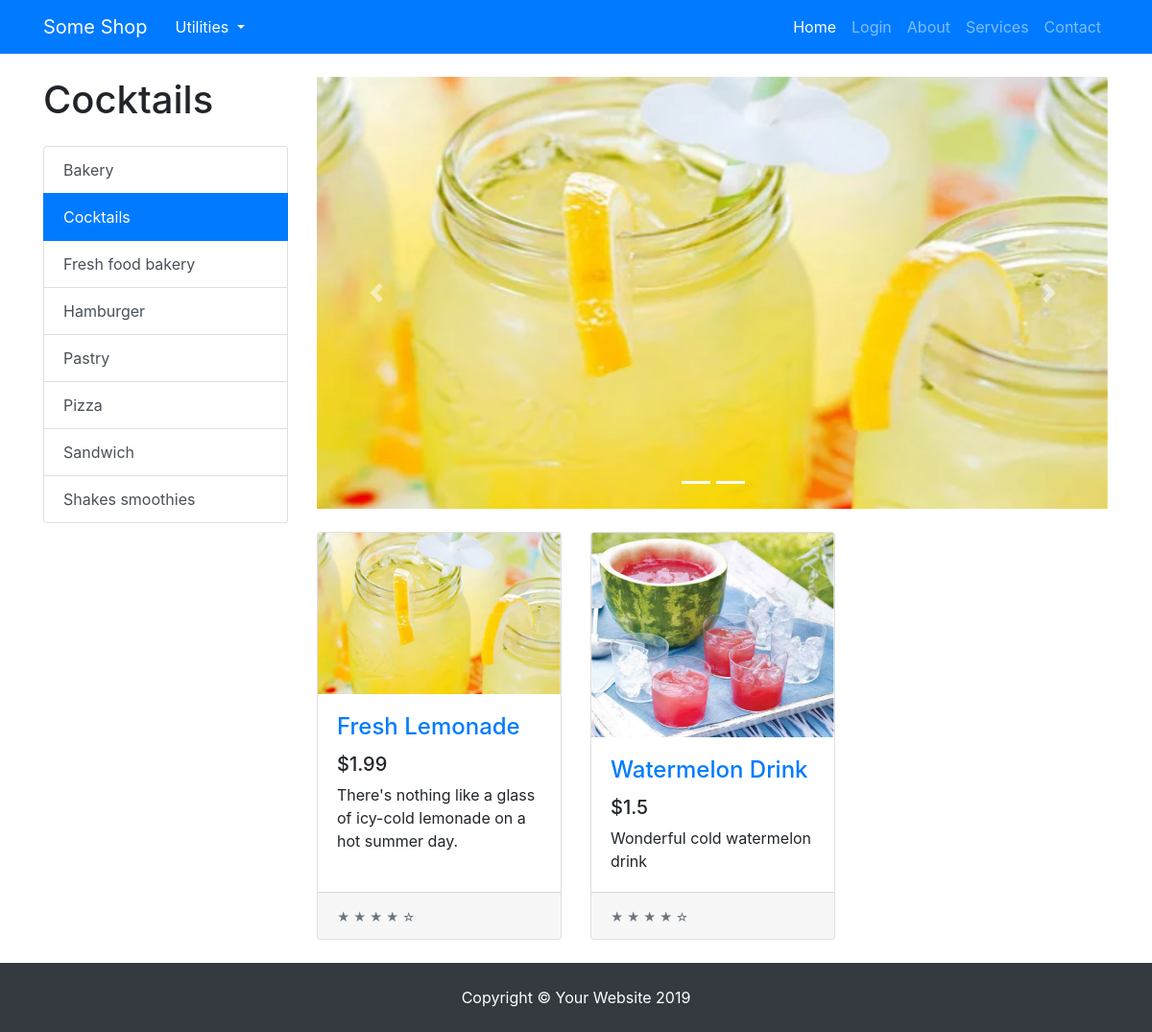
/categories/cocktails, run on an earlier commit of the app's database.
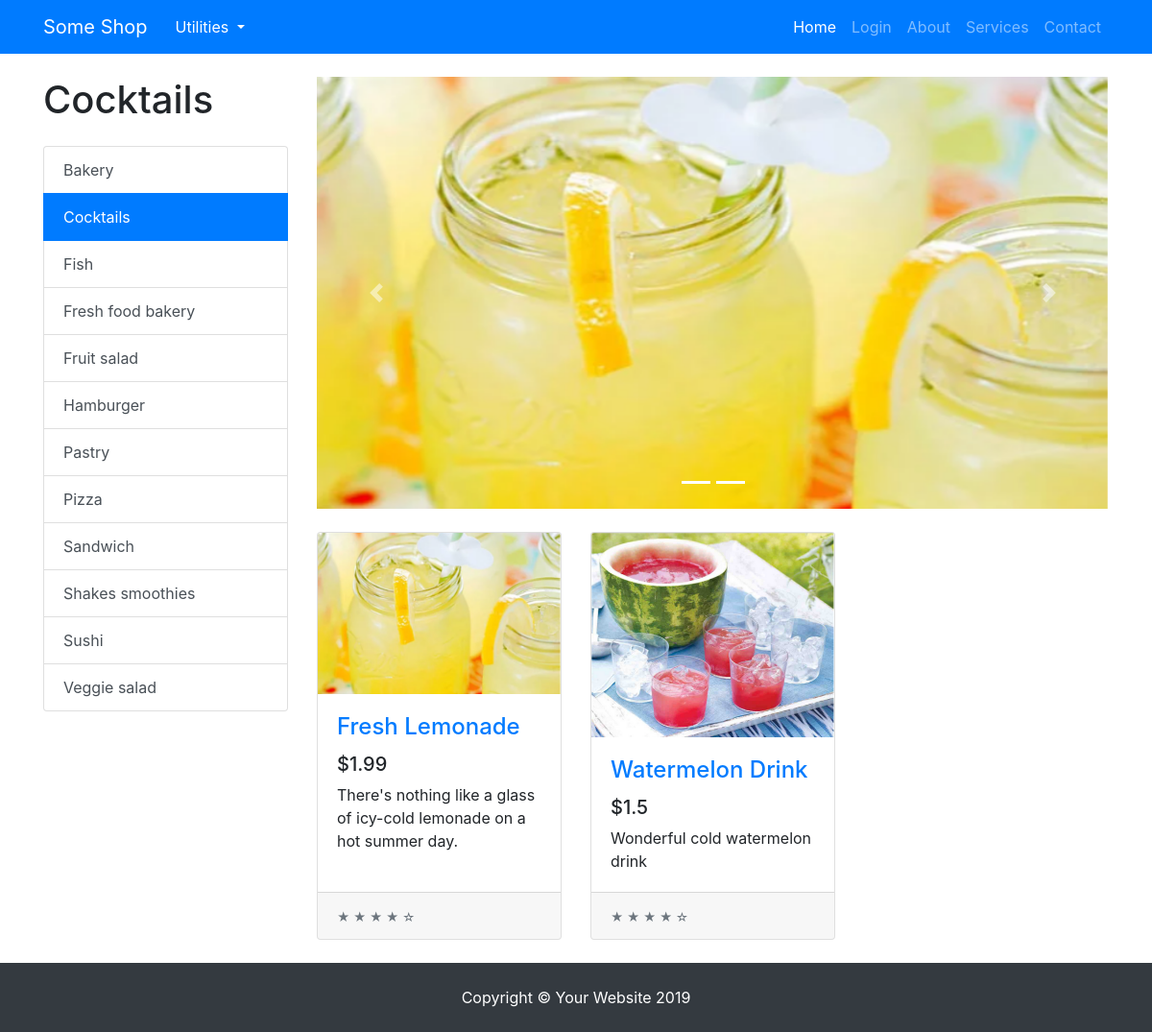
And on a later commit of the database.
### tables this page shows
CREATE TABLE PRODUCT (ID VARCHAR, NAME VARCHAR, PRICE INTEGER, DESCRIPTION TEXT, IMAGE TEXT, TAGS TEXT, SCORE REAL);

### app.py (the view)
@app.route("/categories/<category>")
def categories(category):
    products = get_products_by_tag(category)
    tags = get_product_tags()
    return render_template("index.html",
                            products=products,
                            tags=tags,
                            category=category,
                            chosen_products=products[:5],
                            os=os,
                            len=len,
                            range=range,
                            enumerate=enumerate)

### common/database.py (called while the page is built)
    @classmethod
    def get_all_products(cls):
        cursor = cls.DATABASE.execute("SELECT * FROM PRODUCT ORDER BY SCORE DESC")
        returned_data = cursor.fetchall()
        if not returned_data:
            return None
        data = []
        for item in returned_data:
            d = {}
            for i, field in enumerate(cls.PRODUCT_FIELDS):
                d[field.lower()] = item[i]
            data.append(d)
        return data

    @classmethod
    def get_products_by_tag(cls, tag):
        cursor = cls.DATABASE.execute("SELECT * FROM PRODUCT WHERE TAGS LIKE ? ORDER BY SCORE DESC", (f"%{tag}%",))
        returned_data = cursor.fetchall()
        if not returned_data:
            return None
        data = []
        for item in returned_data:
            d = {}
            for i, field in enumerate(cls.PRODUCT_FIELDS):
                d[field.lower()] = item[i]
            data.append(d)
        return data

    @classmethod
    def get_product_tags(cls):
        data = cls.get_all_products()
        return sorted({ d['tags'] for d in data })

### models/products/product.py (called while the page is built)
def get_product_tags():
    return Database.get_product_tags()

def get_products_by_tag(tag):
    products = Database.get_products_by_tag(tag)
    if products:
        return [ Product(**product) for product in products ]
    else:
        return []

### templates/index.html (shortened to what this page needs)
{% extends "base.html" %}
{% block content %}
<div class="container">
    <div class="row">
        <div class="col-lg-3">
            <h1 class="my-4">
                {% if category %}
                {{category.replace("_", " ").capitalize()}}
                {% else %}
                Categories
                {% endif %}
            </h1>
            <div class="list-group" id="list-tab" role="tablist">
                {% for tag in tags %}
                {% if category == tag %}
                <a class="list-group-item list-group-item-action active" href="{{url_for('categories', category=tag)}}"
                    aria-controls="home">{{tag.replace("_", " ").capitalize()}}</a>
                {% else %}
                <a class="list-group-item list-group-item-action" href="{{url_for('categories', category=tag)}}"
                    aria-controls="home">{{tag.replace("_", " ").capitalize()}}</a>
                {% endif %}
                {% endfor %}
            </div>
        </div>
        <div class="col-lg-9">
            <div id="carouselExampleIndicators" class="carousel slide my-4" data-ride="carousel">
                <ol class="carousel-indicators">
                    {% for i in range(len(chosen_products)) %}
                    <li data-target="#carouselExampleIndicators" data-slide-to="{{i}}" class="active"></li>
                    {% endfor %}
                </ol>
                <div class="carousel-inner" role="listbox">
                    {% for i, product in enumerate(chosen_products) %}
                        {% if i == 0 %}
                        <div class="carousel-item active">
                        {% else %}
                        <div class="carousel-item">
                            {% endif %}
                            <a href="{{url_for('product.product', product_id=product.id)}}">
                                <img class="d-block img-fluid carousel-img"
                                    src="{{url_for('static', filename='img/products/{}'.format(os.path.basename(product.image)))}}"
                                    alt="slide">
                            </a>
                        </div>
                        {% endfor %}
                    </div>
                    <a class="carousel-control-prev" href="#carouselExampleIndicators" role="button" data-slide="prev">
                        <span class="carousel-control-prev-icon" aria-hidden="true"></span>
                    </a>
                    <a class="carousel-control-next" href="#carouselExampleIndicators" role="button" data-slide="next">
                        <span class="carousel-control-next-icon" aria-hidden="true"></span>
                    </a>
                </div>
                <div class="row">
                    {% for product in products %}
                    <div class="col-lg-4 col-md-6 mb-4">
                        <div class="card h-100">
                            <a href="{{url_for('product.product', product_id=product.id)}}"><img class="card-img-top"
                                    src="{{url_for('static', filename='img/products/{}'.format(os.path.basename(product.image)))}}"
                                    alt=""></a>
                            <div class="card-body">
                                <h4 class="card-title">
                                    <a href="{{url_for('product.product', product_id=product.id)}}">{{product.name}}</a>
                                </h4>
                                <h5>${{product.price}}</h5>
                                <p class="card-text">{{product.description}}</p>
                            </div>
                            <div class="card-footer">
                                <small class="text-muted">&#9733; &#9733; &#9733; &#9733; &#9734;</small>
                            </div>
                        </div>
                    </div>
                    {% endfor %}
                </div>
            </div>
        </div>
    </div>
    <footer class="py-4 bg-dark">
        <div class="container">
            <p class="m-0 text-center text-white">Copyright &copy; Your Website 2019</p>
        </div>
    </footer>
    {% endblock content %}

### templates/base.html (shortened to what this page needs)
<!doctype html>
<html>
<head>
    <link rel="stylesheet" href="{{url_for('static', filename='css/shop-homepage.css')}}">
    <link rel="stylesheet" href="{{url_for('static', filename='css/bootstrap.min.css')}}">
</head>
<body>
    <nav class="navbar navbar-expand-lg navbar-dark bg-primary fixed-top">
        <div class="container">
            <a class="navbar-brand" href="#">Some Shop</a>
            <div class="dropdown">
                <button class="btn btn-primary dropdown-toggle" type="button" id="dropdownMenu2" data-toggle="dropdown"
                    aria-haspopup="true" aria-expanded="false">
                    Utilities
                </button>
            </div>
            <div class="collapse navbar-collapse" id="navbarResponsive">
                <ul class="navbar-nav ml-auto">
                    <li class="nav-item active">
                        <a class="nav-link" href="{{url_for('home')}}">Home
                        </a>
                    </li>
                    {% if not session['email'] %}
                    <li class="nav-item">
                        <a class="nav-link" href="{{url_for('user.login')}}">Login</a>
                    </li>
                    {% else %}
                    <li class="nav-item">
                        <a class="nav-link" href="{{url_for('user.logout')}}">Logout</a>
                    </li>
                    {% endif %}
                    <li class="nav-item">
                        <a class="nav-link" href="#">About</a>
                    </li>
                    <li class="nav-item">
                        <a class="nav-link" href="#">Services</a>
                    </li>
                    <li class="nav-item">
                        <a class="nav-link" href="#">Contact</a>
                    </li>
                </ul>
            </div>
        </div>
    </nav>
    {% block content %}
    {% endblock content %}
</body>
</html>

### static/css/shop-homepage.css (style rules this page uses)
body { padding-top: 56px; }

### templates/index.html (style rules this page uses)
.carousel-img { width: 900px; height: 450px; }

What changed in the data, as far as the page shows it:
added PRODUCT: replace "Fish", shown under "Cocktails"
added PRODUCT: replace "Fruit salad", shown under "Cocktails"
added PRODUCT: replace "Sushi", shown under "Cocktails"
added PRODUCT: replace "Veggie salad", shown under "Cocktails"
